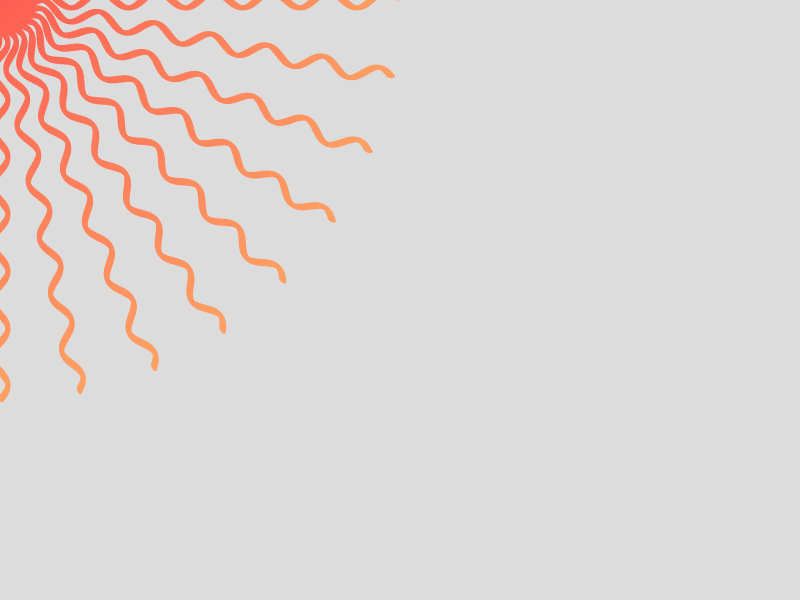
Frame 1 (no input)
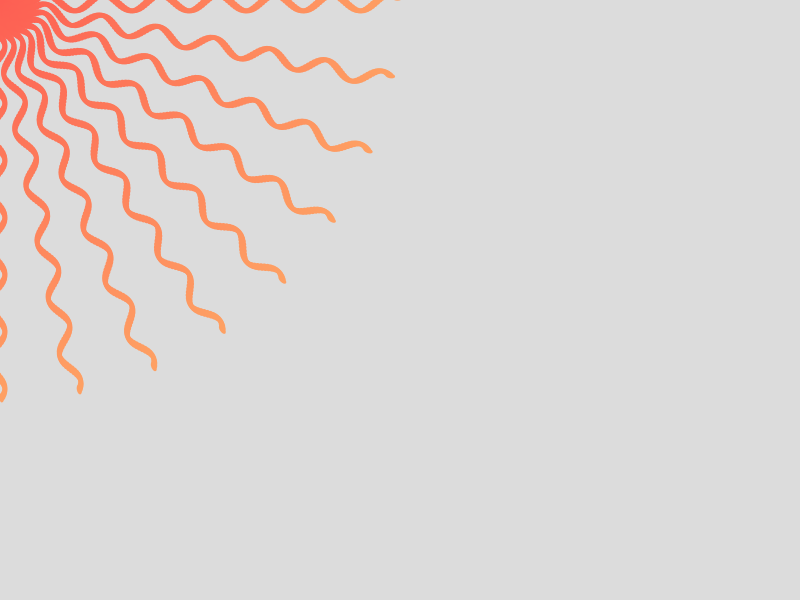
Frame 60 (the mouse pressed at the canvas centre just before this capture)
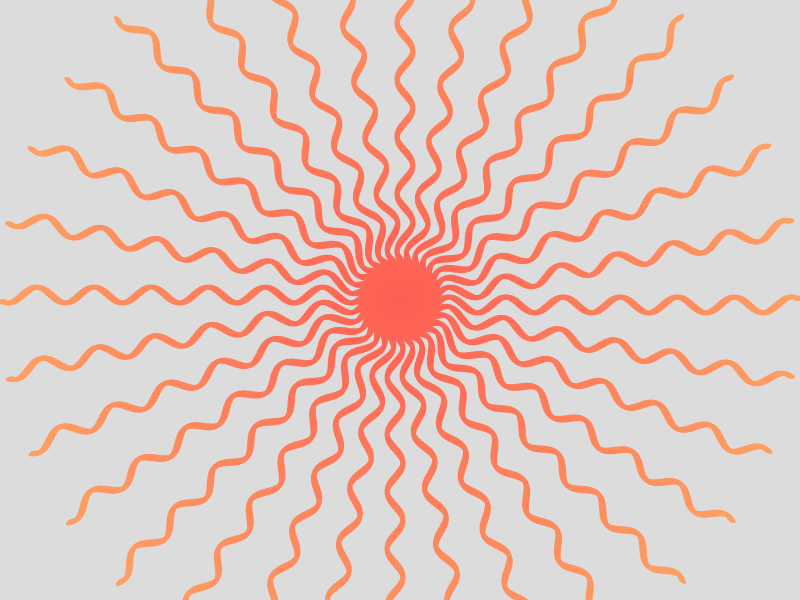
Frame 120 (the mouse held since frame 60 and released just before this capture)

The Processing sketch that drew these frames (run headless with seeded random() and noise(); from frame 60 on, the mouse is pressed at the canvas centre):

// Processing sketch: WavySinusSun
// ── WavySinusSun.pde
float angleIncrease;
float offsetIncrease;
float waveScale;
float pointSpacing;

float angleOffset = 0;

color closeColor;
color farColor;

void setup() {
  size(800, 600);
  closeColor = color(#FD5E53);
  farColor = color(#FFE373);
  noStroke();
}


void draw() {

  angleIncrease = 0.275;
  offsetIncrease = 0.100;
  pointSpacing = 2.5;
  waveScale = 8;

  background(220);

  translate(mouseX, mouseY);

  for (float rotation = 0; rotation < TWO_PI; rotation += PI/16) {

    rotate(rotation);

    float ang = angleOffset;

    for (float x = 0; x < width/2; x += pointSpacing) {
      
      float y = (sin(ang) * waveScale) - (sin(angleOffset) * waveScale);
      color col = lerpColor(closeColor, farColor, map(dist(x, y, 0, 0), 0, width, 0, 1));
      
      fill(col);
      ellipse(x, y, 10, 5);
      ang += angleIncrease;
    }
  }

  angleOffset += offsetIncrease;
  println(frameRate);
}
